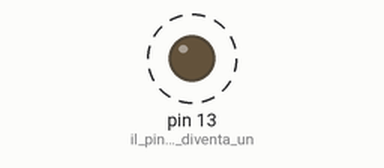
Bench run of a sketch on a simulated Arduino Uno, built with avr-gcc and run on an emulated ATmega328P. On the bench: output pins drawn as LEDs (lit = HIGH). Dashed ring = blinking.

Above: at 0.6 s.
Timing chart, 0 to 3.0 s (numbered marks = the images above):
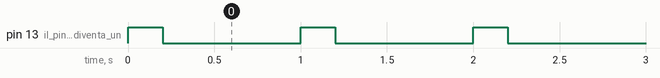

Measured:
- by itself, pin 13 (il_pin_del_LED_diventa_un): alternates HIGH for 0.20 s and LOW for 0.80 s

The sketch:

01-blink.ino
```cpp
void setup() {
  pinMode(LED_BUILTIN, OUTPUT);     // il pin del LED diventa un'uscita
}

void loop() {
  digitalWrite(LED_BUILTIN, HIGH);  // accendi il LED
  delay(200);                       // acceso per 0,2 secondi
  digitalWrite(LED_BUILTIN, LOW);   // spegni il LED
  delay(800);                       // spento per 0,8 secondi
}
```
